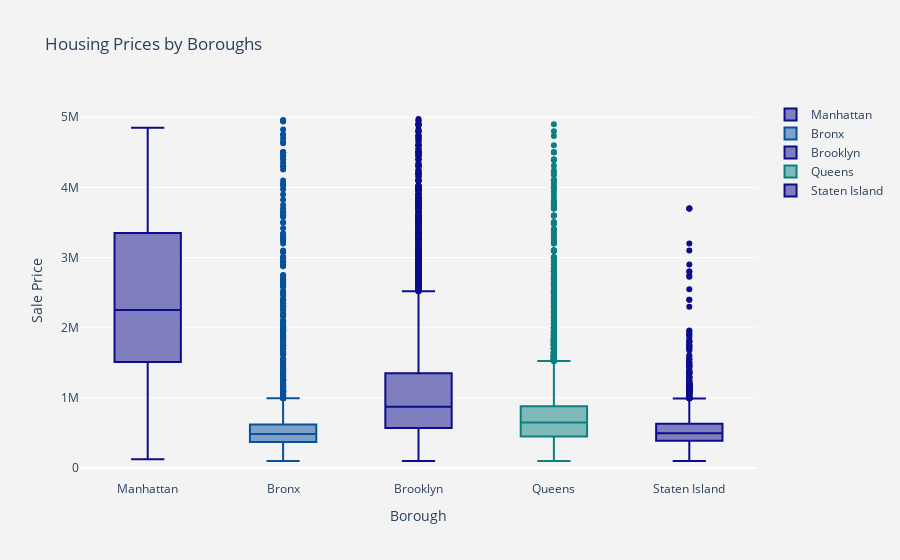

Here is the notebook cell this chart was saved with:
### Code cell
df2 = df[(df['sale_price'] > 100000) & (df['sale_price'] < 5000000)]

trace0 = go.Box(
    y=df2.sale_price[df2.BOROUGH == 'Manhattan' ],
    name = 'Manhattan',
    marker = dict(
        color = 'rgb(12, 12, 140)',
    )
)
trace1 = go.Box(
    y=df2.sale_price[df2.BOROUGH ==  'Bronx' ],
    name = 'Bronx',
    marker = dict(
        color = 'rgb(8,81,156)',
    )
)
trace2 = go.Box(
    y=df2.sale_price[df2.BOROUGH ==  'Brooklyn' ],
    name = 'Brooklyn',
    marker = dict(
        color = 'rgb(12, 12, 140)',
    )
)
trace3 = go.Box(
    y=df2.sale_price[df2.BOROUGH ==  'Queens' ],
    name = 'Queens',
    marker = dict(
        color = 'rgb(12, 128, 128)',
    )
)
trace4 = go.Box(
    y=df2.sale_price[df2.BOROUGH ==  'Staten Island' ],
    name = 'Staten Island',
    marker = dict(
        color = 'rgb(12, 12, 140)',
    )
)

dat = [trace0, trace1, trace2, trace3, trace4]
layout = go.Layout(
    title='Housing Prices by Boroughs',
    xaxis=dict(
        title='Borough'
    ),
    yaxis=dict(
        title='Sale Price'
    ),
    paper_bgcolor='rgb(243, 243, 243)',
    plot_bgcolor='rgb(243, 243, 243)'
)

fig = go.Figure(data=dat, layout=layout)
py.iplot(fig)

### Figure 1 — Plotly figure (JSON) as saved in the notebook; plotly's stock layout.template omitted (floating-point values rounded to 4 significant figures; data arrays with more than 128 entries replaced by an {"elided": "..."} marker saying what was removed)
{"data": [{"marker": {"color": "rgb(12, 12, 140)"}, "name": "Manhattan", "type": "box", "y": {"elided": "298 int values"}}, {"marker": {"color": "rgb(8,81,156)"}, "name": "Bronx", "type": "box", "y": {"elided": "3222 int values"}}, {"marker": {"color": "rgb(12, 12, 140)"}, "name": "Brooklyn", "type": "box", "y": {"elided": "7865 int values"}}, {"marker": {"color": "rgb(12, 128, 128)"}, "name": "Queens", "type": "box", "y": {"elided": "10469 int values"}}, {"marker": {"color": "rgb(12, 12, 140)"}, "name": "Staten Island", "type": "box", "y": {"elided": "4919 int values"}}], "layout": {"paper_bgcolor": "rgb(243, 243, 243)", "plot_bgcolor": "rgb(243, 243, 243)", "title": {"text": "Housing Prices by Boroughs"}, "xaxis": {"title": {"text": "Borough"}}, "yaxis": {"title": {"text": "Sale Price"}}}}
